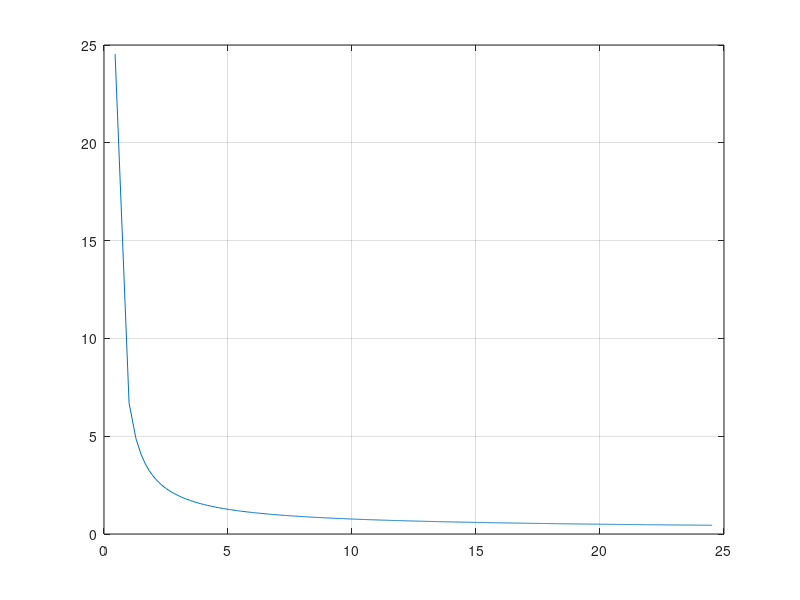

Write MATLAB code to recreate this figure. (Note: this script raises an error after producing the figure.)
%  Figure 7.17      Feedback Control of Dynamic Systems, 4e
%                        Franklin, Powell, Emami
%
%% fig7_17.m
%% tradeoff curve for LQR
clf;
f=[0 1;0 0];
g=[0;1];
h=[1 0];
j=0;
sys=ss(f,g,h,j);
display('This computation takes half a minute');
% Initial condition
xo=[1 1]';
r=1;
i=1;
for rho=0.01:0.1:100;
   q=rho*h'*h;
   [k,s]=lqr(f,g,q,r);
   acl=f-g*k;
   w1=gram(acl',h');
   yy(i)=xo'*w1*xo;
   w2=gram(acl',k');
   uu(i)=xo'*w2*xo;
   jj(i)=xo'*s*xo;
   i=i+1;
end;
plot(uu,yy);
grid;
Title('Fig. 7.17: Trade-off curve');
text(uu(1)+1,yy(1),'\rho=0.01');
text(uu(1000)-2,yy(1000)+1,'\rho=100');
text(uu(11),yy(11)+1,'\rho=1');
line([uu(1) uu(1)],[yy(100) yy(1)],'LineStyle','--');
line([uu(1) uu(100)],[yy(100) yy(100)],'LineStyle','--');
text(uu(1),yy(1),'x');
text(uu(1000),yy(1000),'x');
text(uu(11),yy(11),'x');
xlabel('\int_0^\infty u^2dt')
ylabel('\int_0^\infty z^2dt');
